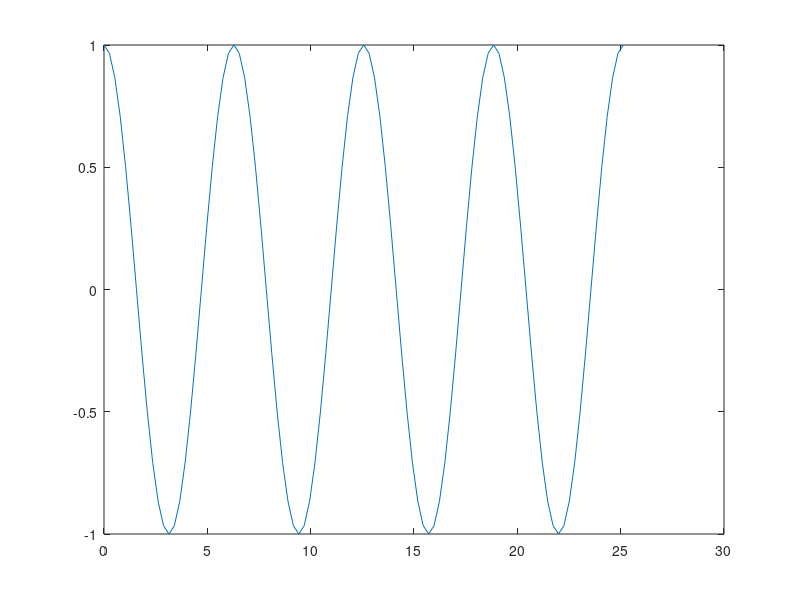

MATLAB code to generate this figure:
function LiveCos()

x = (0:pi/12:8*pi);
y = cos(x);
s = struct;
s.x = (0:pi/12:8*pi);
s.y = cos(s.x);
plot (s.x,s.y);
